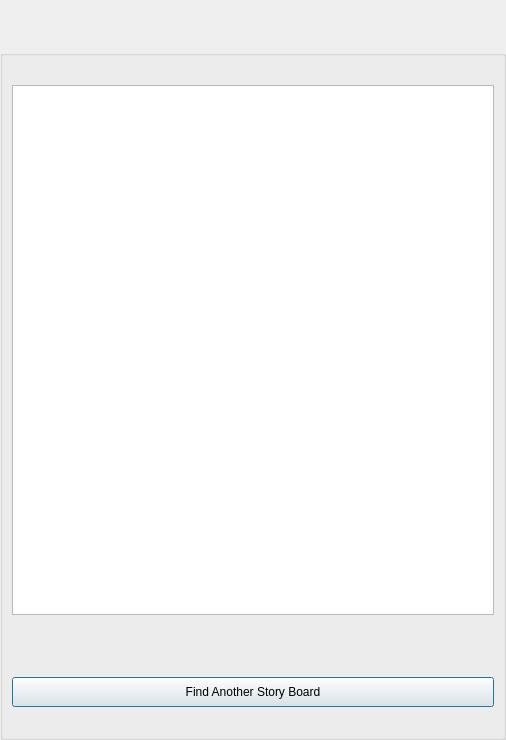
<?xml version="1.0" encoding="UTF-8"?>
<ui version="4.0">
 <class>ScanStoryBoardsDialog</class>
 <widget class="QDialog" name="ScanStoryBoardsDialog">
  <property name="windowModality">
   <enum>Qt::ApplicationModal</enum>
  </property>
  <property name="geometry">
   <rect>
    <x>0</x>
    <y>0</y>
    <width>506</width>
    <height>740</height>
   </rect>
  </property>
  <property name="windowTitle">
   <string>Menu</string>
  </property>
  <property name="windowOpacity">
   <double>1.000000000000000</double>
  </property>
  <property name="toolTip">
   <string/>
  </property>
  <layout class="QVBoxLayout" name="verticalLayout">
   <property name="spacing">
    <number>0</number>
   </property>
   <property name="leftMargin">
    <number>0</number>
   </property>
   <property name="topMargin">
    <number>0</number>
   </property>
   <property name="rightMargin">
    <number>0</number>
   </property>
   <property name="bottomMargin">
    <number>0</number>
   </property>
   <item>
    <widget class="TitleBarWidget" name="m_TitleBarWidget" native="true">
     <property name="sizePolicy">
      <sizepolicy hsizetype="Preferred" vsizetype="Preferred">
       <horstretch>0</horstretch>
       <verstretch>0</verstretch>
      </sizepolicy>
     </property>
     <property name="minimumSize">
      <size>
       <width>0</width>
       <height>50</height>
      </size>
     </property>
     <property name="maximumSize">
      <size>
       <width>16777215</width>
       <height>130</height>
      </size>
     </property>
     <layout class="QHBoxLayout" name="horizontalLayout">
      <property name="spacing">
       <number>2</number>
      </property>
      <property name="leftMargin">
       <number>5</number>
      </property>
      <property name="topMargin">
       <number>2</number>
      </property>
      <property name="rightMargin">
       <number>5</number>
      </property>
      <property name="bottomMargin">
       <number>2</number>
      </property>
     </layout>
    </widget>
   </item>
   <item>
    <widget class="QGroupBox" name="ItemsGroupBox">
     <property name="minimumSize">
      <size>
       <width>0</width>
       <height>0</height>
      </size>
     </property>
     <property name="title">
      <string/>
     </property>
     <layout class="QVBoxLayout" name="verticalLayout_2">
      <item>
       <widget class="QLabel" name="m_StatusLabel">
        <property name="text">
         <string notr="true"/>
        </property>
       </widget>
      </item>
      <item>
       <widget class="QTextEdit" name="StoryEdit"/>
      </item>
      <item>
       <widget class="IdentWidget" name="FriendIdentWidget" native="true">
        <property name="sizePolicy">
         <sizepolicy hsizetype="Preferred" vsizetype="Fixed">
          <horstretch>0</horstretch>
          <verstretch>0</verstretch>
         </sizepolicy>
        </property>
        <property name="minimumSize">
         <size>
          <width>0</width>
          <height>50</height>
         </size>
        </property>
        <property name="maximumSize">
         <size>
          <width>16777215</width>
          <height>50</height>
         </size>
        </property>
       </widget>
      </item>
      <item>
       <widget class="VxPushButton" name="NextStoryBoardButton">
        <property name="minimumSize">
         <size>
          <width>0</width>
          <height>30</height>
         </size>
        </property>
        <property name="maximumSize">
         <size>
          <width>16777215</width>
          <height>30</height>
         </size>
        </property>
        <property name="text">
         <string>Find Another Story Board</string>
        </property>
       </widget>
      </item>
      <item>
       <widget class="QLabel" name="ScanStatusLabel">
        <property name="font">
         <font>
          <pointsize>10</pointsize>
         </font>
        </property>
        <property name="text">
         <string/>
        </property>
       </widget>
      </item>
     </layout>
    </widget>
   </item>
   <item>
    <widget class="BottomBarWidget" name="m_BottomBarWidget" native="true">
     <property name="sizePolicy">
      <sizepolicy hsizetype="Expanding" vsizetype="Minimum">
       <horstretch>0</horstretch>
       <verstretch>0</verstretch>
      </sizepolicy>
     </property>
     <property name="minimumSize">
      <size>
       <width>30</width>
       <height>0</height>
      </size>
     </property>
     <property name="autoFillBackground">
      <bool>true</bool>
     </property>
    </widget>
   </item>
  </layout>
 </widget>
 <customwidgets>
  <customwidget>
   <class>VxPushButton</class>
   <extends>QPushButton</extends>
   <header>VxPushButton.h</header>
  </customwidget>
  <customwidget>
   <class>TitleBarWidget</class>
   <extends>QWidget</extends>
   <header>TitleBarWidget.h</header>
   <container>1</container>
  </customwidget>
  <customwidget>
   <class>BottomBarWidget</class>
   <extends>QWidget</extends>
   <header location="global">BottomBarWidget.h</header>
   <container>1</container>
  </customwidget>
  <customwidget>
   <class>IdentWidget</class>
   <extends>QWidget</extends>
   <header location="global">IdentWidget.h</header>
   <container>1</container>
  </customwidget>
 </customwidgets>
 <resources/>
 <connections/>
</ui>
